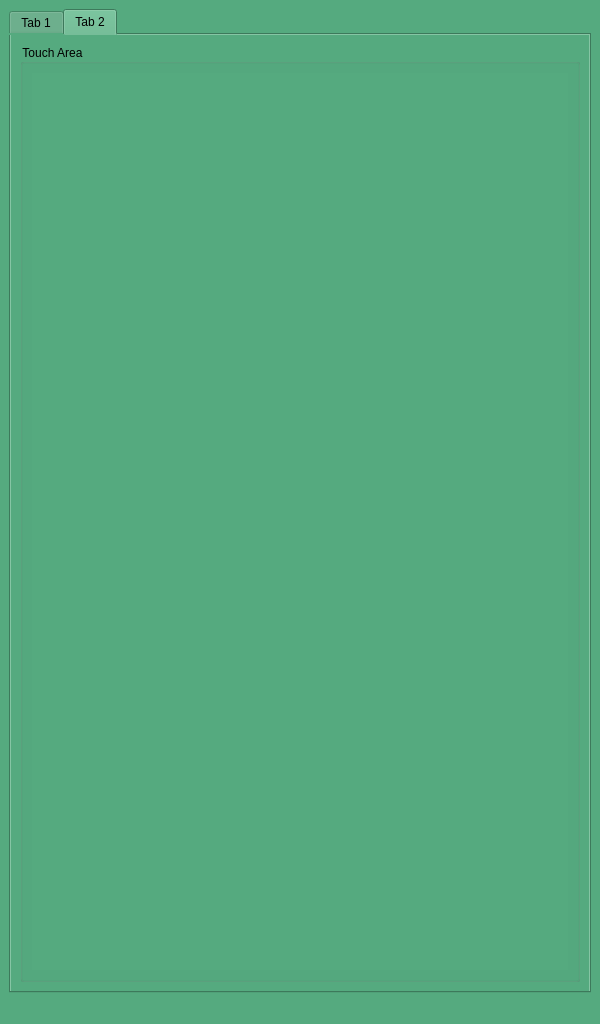
<?xml version="1.0" encoding="UTF-8"?>
<ui version="4.0">
 <class>MainWindow</class>
 <widget class="QMainWindow" name="MainWindow">
  <property name="geometry">
   <rect>
    <x>0</x>
    <y>0</y>
    <width>600</width>
    <height>1024</height>
   </rect>
  </property>
  <property name="windowTitle">
   <string>MainWindow</string>
  </property>
  <property name="styleSheet">
   <string notr="true">background-color: rgb(85, 170, 127);
color: rgb(0, 0, 0);</string>
  </property>
  <widget class="QWidget" name="centralwidget">
   <layout class="QGridLayout" name="gridLayout_3">
    <item row="0" column="0">
     <widget class="QTabWidget" name="tabWidget">
      <property name="currentIndex">
       <number>1</number>
      </property>
      <widget class="QWidget" name="tab">
       <attribute name="title">
        <string>Tab 1</string>
       </attribute>
       <layout class="QGridLayout" name="gridLayout_4">
        <item row="0" column="0" colspan="2">
         <widget class="QGroupBox" name="groupBox">
          <property name="sizePolicy">
           <sizepolicy hsizetype="Expanding" vsizetype="Expanding">
            <horstretch>0</horstretch>
            <verstretch>0</verstretch>
           </sizepolicy>
          </property>
          <property name="styleSheet">
           <string notr="true">background-color: rgb(115, 231, 171);</string>
          </property>
          <property name="title">
           <string>History</string>
          </property>
          <layout class="QGridLayout" name="gridLayout_2">
           <item row="0" column="0">
            <widget class="QTextEdit" name="textEditHistory">
             <property name="styleSheet">
              <string notr="true">background-color: rgb(85, 170, 127);</string>
             </property>
             <property name="readOnly">
              <bool>true</bool>
             </property>
            </widget>
           </item>
          </layout>
         </widget>
        </item>
        <item row="1" column="0">
         <widget class="QLineEdit" name="lineEditMsgBox">
          <property name="styleSheet">
           <string notr="true">background-color: rgb(115, 231, 171);</string>
          </property>
          <property name="text">
           <string/>
          </property>
          <property name="alignment">
           <set>Qt::AlignLeading|Qt::AlignLeft|Qt::AlignVCenter</set>
          </property>
         </widget>
        </item>
        <item row="1" column="1">
         <widget class="QPushButton" name="pushButtonSend">
          <property name="styleSheet">
           <string notr="true">background-color: rgb(115, 231, 171);</string>
          </property>
          <property name="text">
           <string>Send</string>
          </property>
         </widget>
        </item>
        <item row="2" column="0" colspan="2">
         <layout class="QGridLayout" name="gridLayout">
          <item row="0" column="0">
           <widget class="QLabel" name="labelAddress">
            <property name="sizePolicy">
             <sizepolicy hsizetype="Maximum" vsizetype="Maximum">
              <horstretch>0</horstretch>
              <verstretch>0</verstretch>
             </sizepolicy>
            </property>
            <property name="text">
             <string>Address:</string>
            </property>
           </widget>
          </item>
          <item row="1" column="1" colspan="3">
           <widget class="QLineEdit" name="lineEditPort">
            <property name="styleSheet">
             <string notr="true">background-color: rgb(115, 231, 171);</string>
            </property>
           </widget>
          </item>
          <item row="0" column="1" colspan="3">
           <widget class="QLineEdit" name="lineEditAddress">
            <property name="styleSheet">
             <string notr="true">background-color: rgb(115, 231, 171);</string>
            </property>
           </widget>
          </item>
          <item row="1" column="0">
           <widget class="QLabel" name="labelPort">
            <property name="sizePolicy">
             <sizepolicy hsizetype="Maximum" vsizetype="Maximum">
              <horstretch>0</horstretch>
              <verstretch>0</verstretch>
             </sizepolicy>
            </property>
            <property name="text">
             <string>Port:</string>
            </property>
           </widget>
          </item>
          <item row="2" column="3">
           <widget class="QPushButton" name="pushButtonClose">
            <property name="sizePolicy">
             <sizepolicy hsizetype="Fixed" vsizetype="Fixed">
              <horstretch>0</horstretch>
              <verstretch>0</verstretch>
             </sizepolicy>
            </property>
            <property name="styleSheet">
             <string notr="true">background-color: rgb(115, 231, 171);</string>
            </property>
            <property name="text">
             <string>Close</string>
            </property>
           </widget>
          </item>
          <item row="2" column="2">
           <widget class="QPushButton" name="pushButtonListen">
            <property name="sizePolicy">
             <sizepolicy hsizetype="Fixed" vsizetype="Fixed">
              <horstretch>0</horstretch>
              <verstretch>0</verstretch>
             </sizepolicy>
            </property>
            <property name="styleSheet">
             <string notr="true">background-color: rgb(115, 231, 171);</string>
            </property>
            <property name="text">
             <string>Listen</string>
            </property>
           </widget>
          </item>
         </layout>
        </item>
       </layout>
      </widget>
      <widget class="QWidget" name="tab_2">
       <attribute name="title">
        <string>Tab 2</string>
       </attribute>
       <layout class="QGridLayout" name="gridLayout_5">
        <item row="0" column="0">
         <widget class="QGroupBox" name="groupBox_2">
          <property name="title">
           <string>Touch Area</string>
          </property>
          <layout class="QGridLayout" name="gridLayout_6">
           <item row="0" column="0">
            <widget class="TouchPad" name="touchAreaWidget" native="true"/>
           </item>
          </layout>
         </widget>
        </item>
       </layout>
      </widget>
     </widget>
    </item>
   </layout>
  </widget>
  <widget class="QMenuBar" name="menubar">
   <property name="geometry">
    <rect>
     <x>0</x>
     <y>0</y>
     <width>600</width>
     <height>25</height>
    </rect>
   </property>
  </widget>
  <widget class="QStatusBar" name="statusbar"/>
 </widget>
 <customwidgets>
  <customwidget>
   <class>TouchPad</class>
   <extends>QWidget</extends>
   <header>touchpad.h</header>
   <container>1</container>
  </customwidget>
 </customwidgets>
 <resources/>
 <connections/>
</ui>
